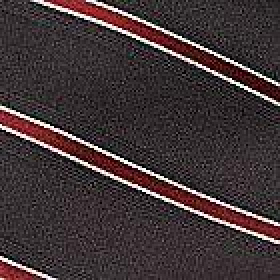
#> input picture test4.JPG, 140 x 140 px (shown 2 times larger)
$ python hough.py
#> lines starting #> are read from the running program, lines starting #| are printed output that depends on the picture
import cv2
import numpy as np

img = cv2.imread('test4.JPG')
#> img is the input picture: shape (140, 140, 3); mean B, G, R 54.4, 52.6, 64.7
gray = cv2.cvtColor(img,cv2.COLOR_BGR2GRAY)
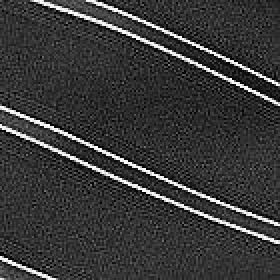
#> gray: shape (140, 140) (shown 2 times larger); min 0, max 255, mean 56.4

edges = cv2.Canny(gray,50,150,apertureSize = 3)
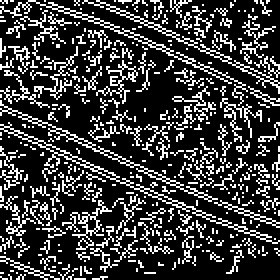
#> edges: shape (140, 140) (shown 2 times larger); 23.6% white in thin lines or dots

cv2.imshow('edges',edges)
cv2.waitKey(0)

lines = cv2.HoughLines(edges,1,np.pi/180,200)
#> lines = None
#> (the run stopped early here; a loop or call above may not have finished)

$ run again, with test2.JPG copied over test4.JPG
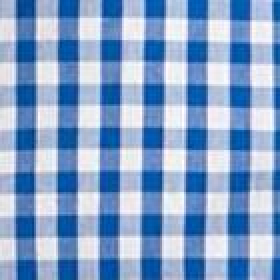
#> input picture test2.JPG, 140 x 140 px (shown 2 times larger)
#> img is the input picture: shape (140, 140, 3); mean B, G, R 201.9, 162, 132.7
#> `gray = cv2.cvtColor(img,cv2.COLOR_BGR2GRAY)`:
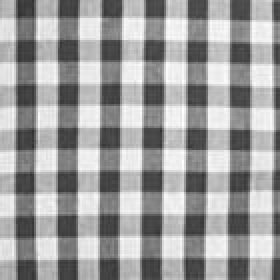
#> gray: shape (140, 140) (shown 2 times larger); min 48, max 254, mean 157.8
#> `edges = cv2.Canny(gray,50,150,apertureSize = 3)`:
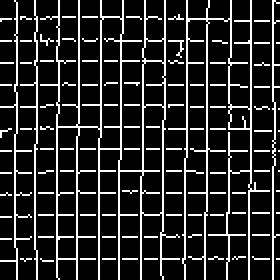
#> edges: shape (140, 140) (shown 2 times larger); 16.1% white in thin lines or dots
#> lines = None
